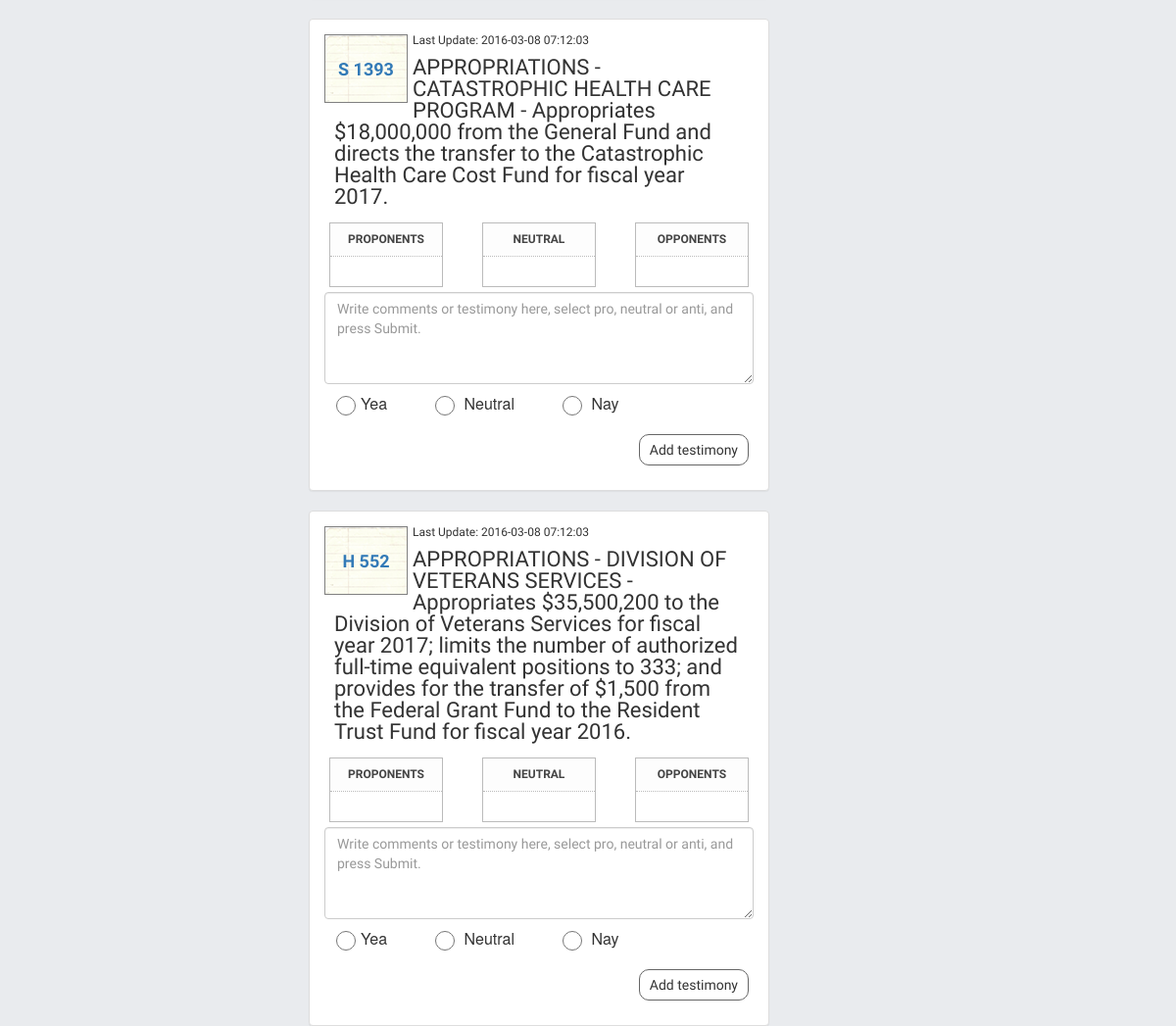
Page /index/3 (middle part) on the earlier database version.
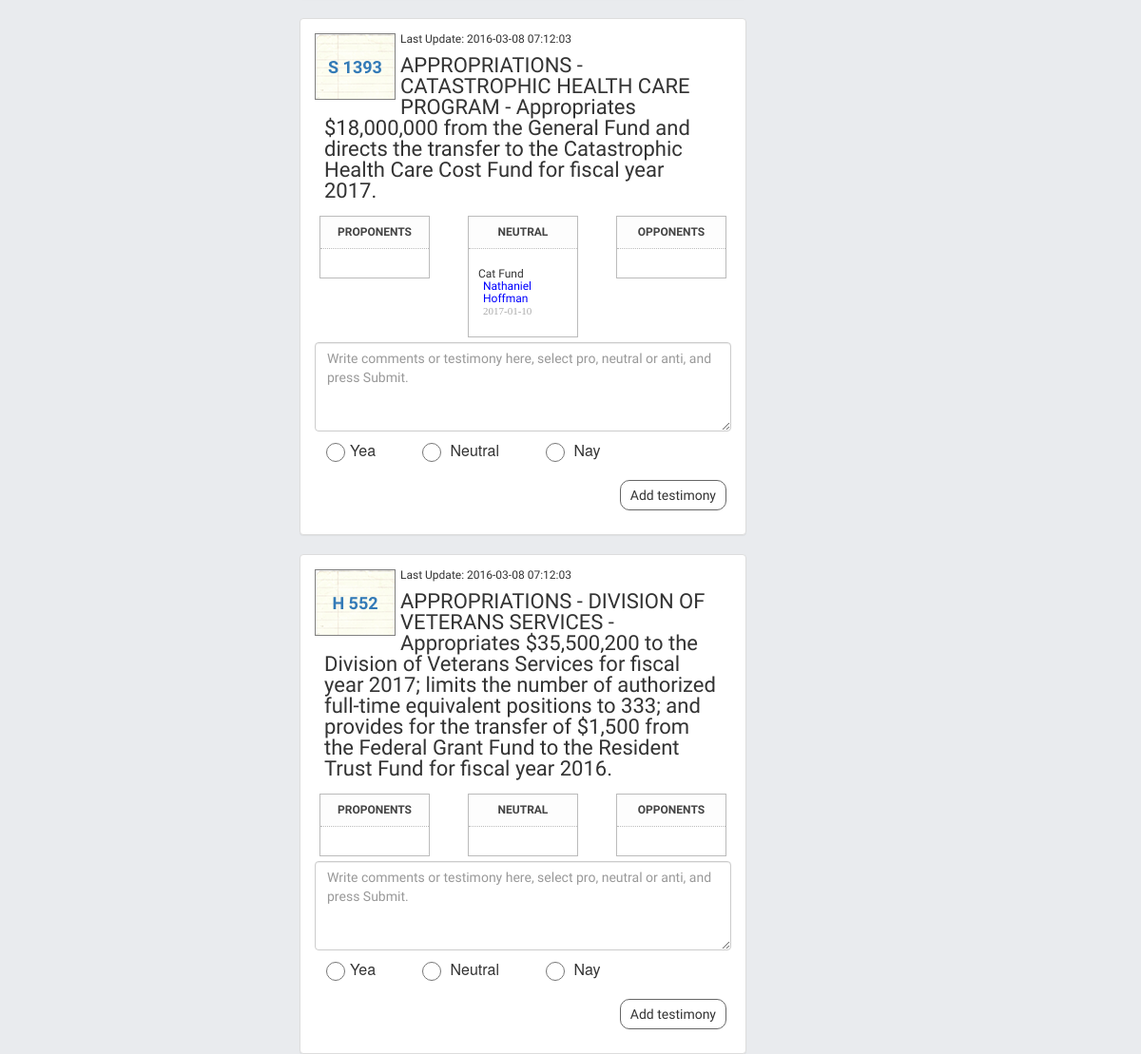
Same page on the later database version.
### app/idleg/models.py (models this page shows, shortened)
class Bill(db.Model):
  __searchable__ = ['bill_name','title','bill_id']
  bill_id = db.Column(db.String(6)) #i.e. H 572
  year = db.Column(db.String(4))
  title = db.Column(db.Text) #Title and Descrip
  bill_name = db.Column(db.String(9), primary_key=True) #unique bill ID from Sunlight
  last_updated = db.Column(db.Text)
  votes_for = db.Column(db.Integer)
  votes_against = db.Column(db.Integer)
  comments = db.relationship('Comment', backref='bill_name', lazy='dynamic')

class Comment(db.Model):
    id = db.Column(db.Integer, primary_key = True)
    body = db.Column(db.String(140))
    timestamp = db.Column(db.DateTime)
    author = db.Column(db.String, db.ForeignKey('user.id'))
    comment_type = db.Column(db.String(8))
    bill_num = db.Column(db.String(8), db.ForeignKey('bill.bill_name'))

class User(db.Model):
  id = db.Column(db.Integer, primary_key=True)
  username = db.Column(db.String(100), unique=True)
  pwdhash= db.Column(db.String())
  email = db.Column(db.String(64), nullable=True)
  comments = db.relationship('Comment', backref='commenter', lazy='dynamic')

### app/idleg/views.py (the view)
@idleg.route('/', methods=['GET','POST'])
@idleg.route('/index', methods=['GET','POST'])
@idleg.route('/home', methods=['GET','POST'])
@idleg.route('/index/<int:page>', methods=['GET','POST'])
@cache.cached(timeout=60)
def home(page=1):
  form = RegistrationForm(request.form)
  comment_form = CommentForm(request.form)
  search_form = SearchForm(request.form)
  id_bills = Bill.query.order_by(desc(Bill.last_updated)).paginate(page, 10, False)
  return render_template('home.html', user=current_user, id_bills=id_bills, form=form, comment_form=comment_form, search_form=search_form)

### app/idleg/models.py
class RegistrationForm(Form):
  username = TextField('Username', [InputRequired()])
  email = StringField('Email Address', [InputRequired()])
  password = PasswordField('Password', [validators.DataRequired(), validators.EqualTo('confirm', message='Passwords must match')])
  confirm = PasswordField('Confirm Password', [InputRequired()])

class CommentForm(Form):
  comment = TextAreaField('comment')
  position = RadioField(
    'Yea, Neutral or Nay?',
    choices=[('yea','Yea'),('neutral','Neutral'),('nay','Nay')])

### app/idleg/views.py (called while the page is built)
@idleg.before_request
def get_current_user():
  g.user = current_user

### app/templates/home.html
{% extends 'base.html' %}
{% block container %}
  {% include 'bill_list.html' %}
{% endblock %}

### app/templates/base.html (shortened to what this page needs)
<!DOCTYPE html>
<html>
  <head>
    <link href="https://netdna.bootstrapcdn.com/font-awesome/4.0.3/css/font-awesome.css" rel="stylesheet">
    <link rel="stylesheet" href="https://maxcdn.bootstrapcdn.com/bootstrap/3.3.6/css/bootstrap.min.css">
    <link href="{{ url_for('static', filename='css/styles.css') }}" rel="stylesheet" />
    <link rel="stylesheet" href="https://cdnjs.cloudflare.com/ajax/libs/bootstrap-select/1.12.1/css/bootstrap-select.min.css">
    <link rel="stylesheet" href="https://unpkg.com/leaflet@1.0.0-rc.3/dist/leaflet.css" />
    <link rel="stylesheet" href='https://api.tiles.mapbox.com/mapbox-gl-js/v0.21.0/mapbox-gl.css'  />
  </head>
  <body>
    {% block container %} {% endblock %}
  </body>
</html>

### app/templates/bill_list.html (shortened to what this page needs)
{% block container %}
    <div class="col-md-5">
      <div class="list">
      {% for bill in id_bills.items %}
        <div class="panel panel-default">
          <div class="panel-body">
                <div><span class="billimage"><a href={{ url_for('idleg.bills', bill_deet=bill.bill_name) }}>{% print bill.bill_id %}</a></span></div>
                <div class="lastaction">Last Update: {% print bill.last_updated %}</div>
                <div class="billsummary">{% print bill.title %}</div>
            <div class="row">
              <div class="col-md-4">
                <div class="detailBox">
                  <div class="titleBox">
                    <label>Proponents</label>
                  </div>
                 <div class="actionBox">
                </div>
              </div>
            </div>
              <div class="col-md-4">
                <div class="detailBox">
                  <div class="titleBox">
                    <label>Neutral</label>
                  </div>
                 <div class="actionBox">
                  <ul class="neutral commentList">
                  {% if bill.comments %}
                    {% for comment in bill.comments %}
                      {% if comment.comment_type == "neutral" %}
                          <li>
                          <span class="commentText">
                          <p>{{ comment.body }}</p>
                          </span>
                          <span class="commenterName">
                            <p>{{ comment.commenter.username }}</p>
                          </span>
                          <span class="date sub-text">{{ comment.timestamp.strftime('%Y-%m-%d') }}
                          </span>
                        </li>
                        {% endif %}
                    {% endfor %}
                  {% endif %}
                  </ul>
                </div>
              </div>
            </div>
              <div class="col-md-4">
                <div class="detailBox">
                  <div class="titleBox">
                    <label>Opponents</label>
                  </div>
                 <div class="actionBox">
                </div>
              </div>
            </div>
          </div>
              <div class="form-group">
                  <form role="form" id="comment-{{ bill.bill_id|replace(" ","") }}" class="commentForm">
                    {{ comment_form.comment(rows="4", placeholder="Write comments or testimony here, select pro, neutral or anti, and press Submit.", class="form-control") }}
                    <div class="form-group">{{ comment_form.position(class="radio-inline", type="radio") }}
                      <button id="submitcomment" type="submit" class="btn pull-right btn-default">Add testimony</button></div>
                  </form>
              </div>
              </div>
            </div>
          {% endfor %}
      </div>
  </div>
{% endblock %}

### app/static/css/styles.css (style rules this page uses)
body { background-color: #e9ebee; }
body { font-family: 'Source Sans Pro', Helvetica, sans-serif; font-size: 12px; line-height: 1.3rem; font-weight: 400; margin: 0; padding: 0; }
.form-group { position: relative; }
.btn { margin: 10px 5px 10px 5px; padding: 5px 10px; border-radius: 10px; border: solid 1px #666; display: block; float: left; cursor: pointer; }
#position label, #house label { padding:7px; font-weight: 200; margin: 3px 30px; }
#position li, #house li { display: inline; font: normal 12px/1.3 'helvetica neue', hevetica, arial; font-size: 16px; }
#position input[type=radio], #house input[type=radio] { border: 20px; width: 20px; height: 20px; margin: 12px; }
.radio-inline { padding-left: 0px; }
.billimage { background-image: url("../images/billpage.png"); position: relative; width: 85px; height: 70px; float: left; margin: 0px 5px 0px 0px; border: 1px solid gray; }
span.billimage { font-size: 1.5em; font-family: 'Source Sans Pro', Helvetica, sans-serif; font-weight: bold; line-height: 70px; padding: 0px 5px; text-align: center; }
.billsummary { font-size: 2.2rem; line-height: 2.2rem; padding:10px; }
.detailBox { border:1px solid #bbb; margin:5px; }
.titleBox { background-color:#fdfdfd; padding:10px; text-align: center; text-transform: uppercase; }
.titleBox label { color:#444; margin:0; display:inline-block; }
.commentList { padding:0; list-style:none; overflow:visible; }
.commentList li { margin:0; margin-top:10px; }
.commenterName p { margin:0 5px; color: blue; }
.commentText p { margin:0; clear: left; }
.sub-text { color:#aaa; font-family:verdana; font-size:11px; margin:0 5px; }
.actionBox { border-top:1px dotted #bbb; padding:10px; }

Differences in the rows shown:
added Comment: body "Cat Fund", commenter.username "Nathaniel Hoffman", timestamp "2017-01-10", shown under Bill (number 1 of 2 on the later page)
